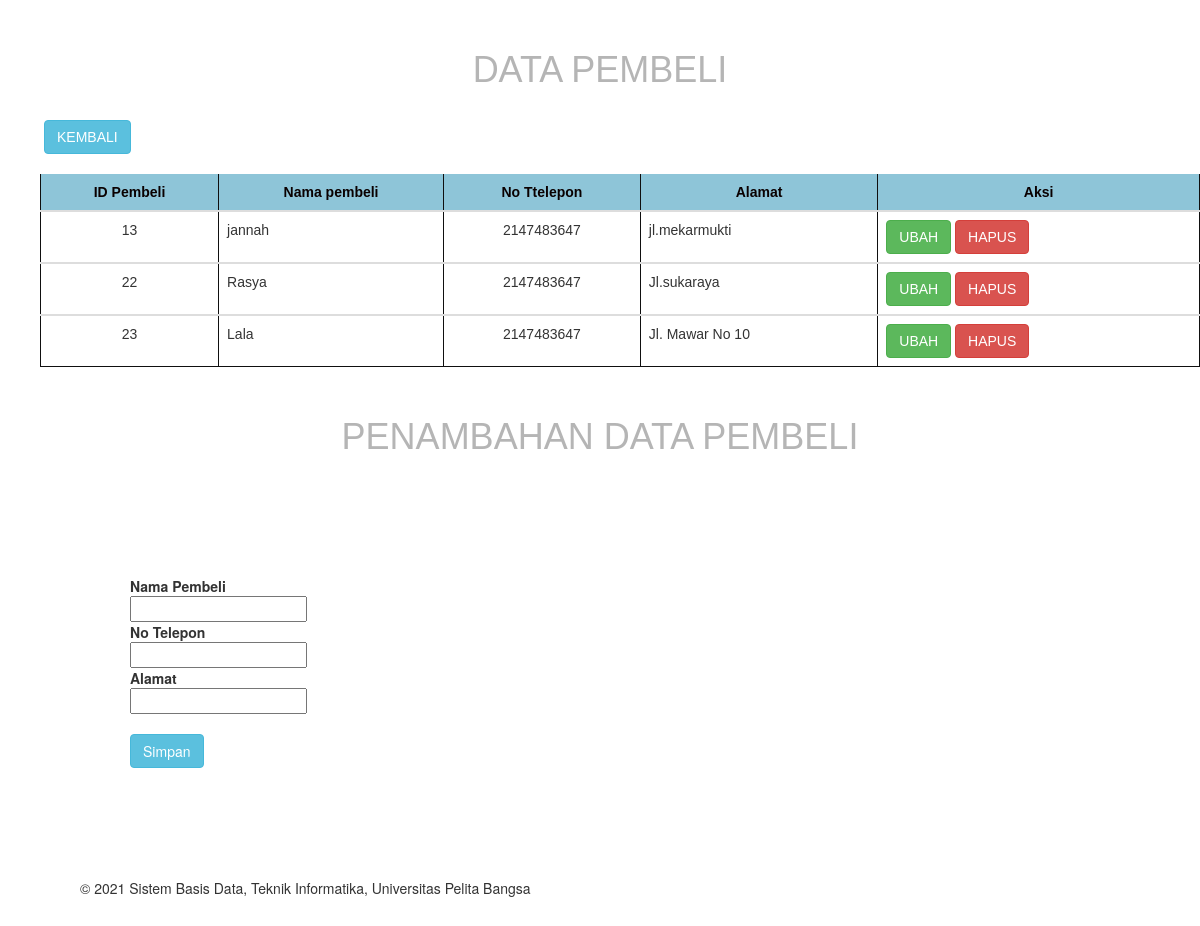
/pembeli.php, run on the app's committed database.
### tables this page shows
CREATE TABLE `pembeli` (
  `id_pmb` int(11) NOT NULL,
  `nama_pmb` varchar(30) DEFAULT NULL,
  `no_tlf` int(12) DEFAULT NULL,
  `alamat` varchar(50) DEFAULT NULL
);

### pembeli.php (the view, shortened to what this page needs)
<!DOCTYPE html>
<html lang="en">
    <head>
        <link rel="stylesheet" href="style.css">
        <link rel="stylesheet" href="https://maxcdn.bootstrapcdn.com/bootstrap/3.4.1/css/bootstrap.min.css">
        <link rel="stylesheet" href="https://cdnjs.cloudflare.com/ajax/libs/font-awesome/4.7.0/css/font-awesome.min.css">
    </head>
    <br>
    <body>
        <header>
            <h1><center>DATA PEMBELI</center></h1>
        </header>
        <ul>
            <nav>
                <a class="btn btn-info" href="index.php">KEMBALI</a>
            </nav>
            <br>
            <table  class="table" >
                <thead>
                    <tr>
                        <th><center>ID Pembeli</center></th>
                        <th><center>Nama pembeli</center></th>
                        <th><center>No Ttelepon</center></th>
                        <th><center>Alamat</center></th>
                        <th><center>Aksi</center></th>
                    </tr>
                </thead>
                <?php
                include 'config.php';
                $sql = 'SELECT * FROM  pembeli';
                $query = mysqli_query($conn, $sql);
                while ($row = mysqli_fetch_array($query))
                {
                    ?>
                <tbody>
                    <tr>
                        <td><center><?php echo $row['id_pmb']?></center></td>
                        <td><?php echo $row['nama_pmb']?></td>
                        <td><center><?php echo $row['no_tlf']?></center></td>
                        <td><?php echo $row['alamat']?></td>
                        <td>
                        <a class="btn btn-success" onclick="return confirm('Data akan diubah?');" href="edit_pembeli.php?id=<?= $row['id_pmb']; ?>">UBAH</a>
                            <a class="btn btn-danger" onclick="return confirm('Data akan dihapus?');" href="delete2.php?id=<?= $row['id_pmb']; ?>"> HAPUS</a>
                        </td>
                    </tr>
                </tbody>
                <?php
                }
                ?>
            </table>
        </ul>
    </body>
    <body>
        <header>
            <h1><center>PENAMBAHAN DATA PEMBELI</center></h1>
        </header>
        <ul>
    <form action="" method="post">
			<tr>
            <div class="input">
                <b>Nama Pembeli</b> <br> <input type="text" name="nama_pmb">
            </div>
			</tr>
			<tr>
                <div class="input">
                    <b>No Telepon</b> <br> <input type="text" name="no_tlf">
                </div>
			</tr>
			<tr>
                <div class="input">
                    <b>Alamat</b> <br> <input type="text" name="alamat">
                </div>
			</tr>
			<tr>
				<br> <input class="btn btn-info" type="submit" name="submit" value="Simpan">
			</tr>
    </form>
    <br>
    <ul>
    <footer>
        <p>&copy; 2021 Sistem Basis Data, Teknik Informatika, Universitas Pelita Bangsa</p>
    </footer>
    </ul>
    <br>
</html>

### style.css (style rules this page uses)
body { line-height:1; font-size:100%; font-family:'Lucida Sans', sans-serif; color:#5a5a5a; }
header { font-family:'Lucida Sans', sans-serif; font-size: 20px; padding: 15px; }
header h1 { font-family:'Lucida Sans', sans-serif; margin: 15px 10px; color: #b5b5b5; }
nav { margin: 0 4px; font-size: 20px; font-family:'Lucida Sans', sans-serif; color: rgb(44, 44, 184); }
table { border-collapse:collapse; font-family:'Lucida Sans', sans-serif; color:#333333; }
table th { background:#8ec5d8; color:#0a0000; font-weight:bold; font-size:14px; }
table th, td { vertical-align:top; padding:5px 10px; border:1px solid #0f0f0f; }
table tr { background:#FFFF; }
form { margin: 90px; }
.btn { margin-bottom: auto; }

### data on the page
pembeli: id_pmb "13", nama_pmb "jannah", no_tlf "2147483647", alamat "jl.mekarmukti"
pembeli: id_pmb "22", nama_pmb "Rasya", no_tlf "2147483647", alamat "Jl.sukaraya"
pembeli: id_pmb "23", nama_pmb "Lala", no_tlf "2147483647", alamat "Jl. Mawar No 10"
